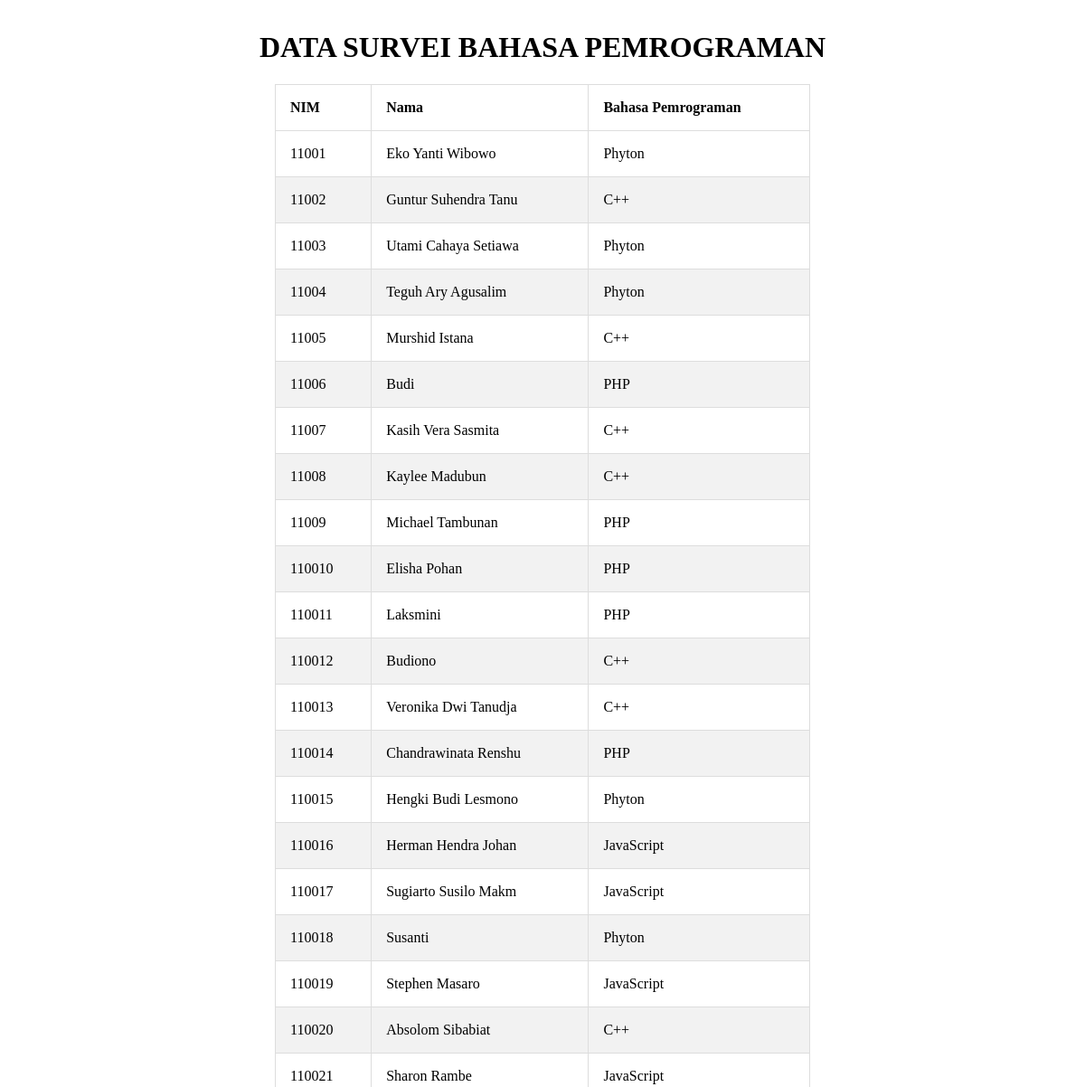
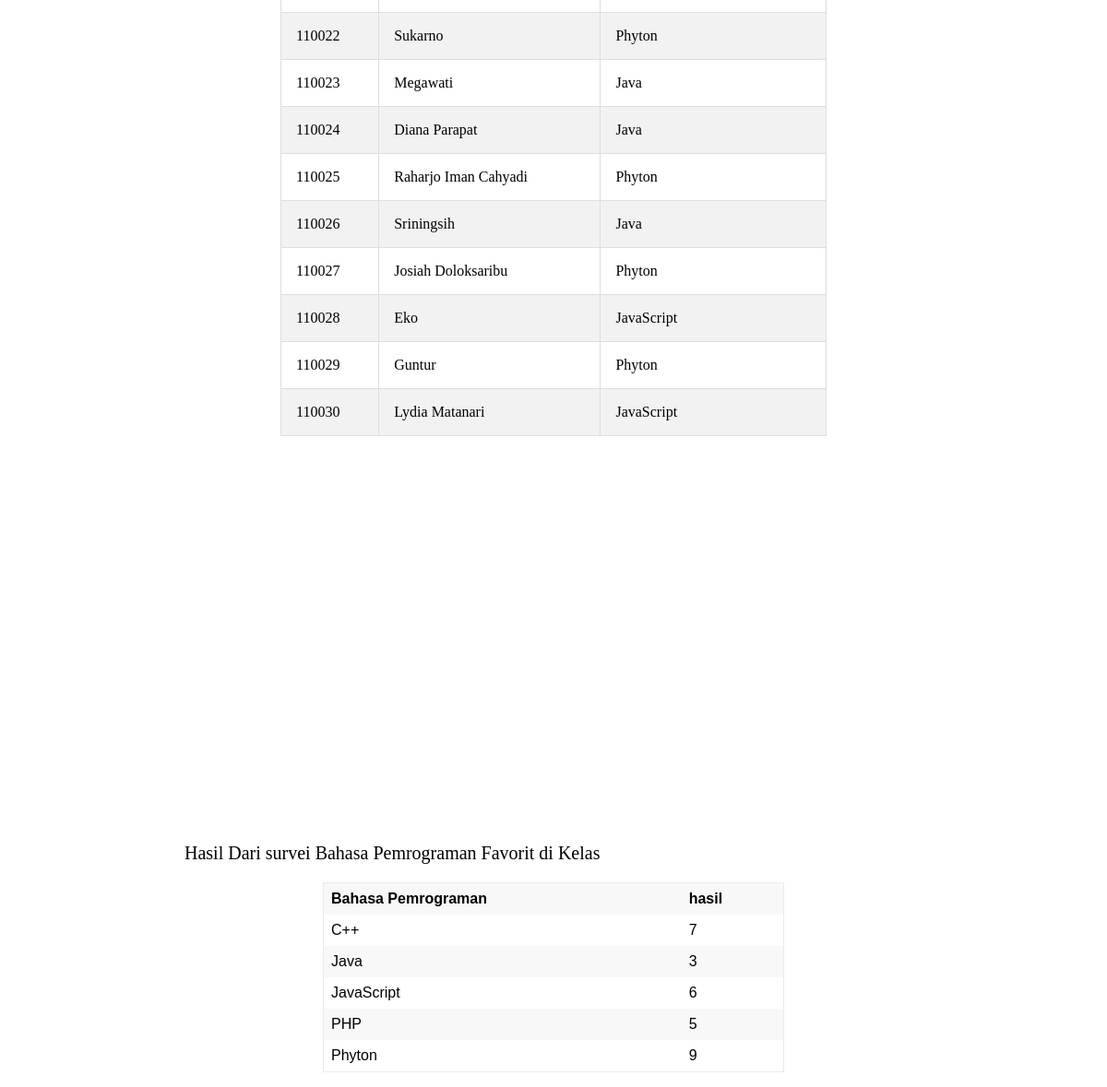
The page /mod41refno1/index.php on the database its author committed (2 pictures, top to bottom).
### tables this page shows
CREATE TABLE `mahasiswa` (
  `nim` int(11) NOT NULL,
  `nama` varchar(20) NOT NULL,
  `bhs_pemrograman` varchar(20) NOT NULL
);

### mod41refno1/index.php (the view, shortened to what this page needs)
<html>
<head>
<link rel="stylesheet" href="style.css">
</head>
<body>
    <div class="row">
        <div class = "column">
         <h1>Data Survei Bahasa Pemrograman</h1>
            <table border="1" align = "center">
                <thead>
                    <tr>
                        <th>NIM</th>
                        <th>Nama</th>
                        <th>Bahasa Pemrograman</th>
                    </tr>
                </thead>
                    <?php
                       require 'koneksi.php';
                        $view = $koneksi -> query("SELECT * FROM mahasiswa");
                        while($row=$view->fetch_array()){
                    ?>
                     <tr>
                          <td><?php echo $row['nim']; ?></td>
                          <td><?php echo $row['nama']; ?></td>
                          <td><?php echo $row['bhs_pemrograman']; ?></td>
                     </tr>
                        <?php }?>
            </table>
        </div>
    </div>
    <figure class="highcharts-figure">
        <div id="container"></div>
          <p class="highcharts-description"> Hasil Dari survei Bahasa Pemrograman Favorit di Kelas</p>
         <table id="datatable">
            <thead>
                 <tr>
                    <th>Bahasa Pemrograman</th>
                    <th>hasil</th>
                </tr>
             </thead>
            <tbody>
                    <?php
                    require 'koneksi.php';
                    $view = $koneksi -> query("SELECT bhs_pemrograman,COUNT(*) AS hasil FROM `mahasiswa` GROUP BY bhs_pemrograman");
                    while($row=$view->fetch_array()){ ?>
                <tr>
                    <td><?php echo $row['bhs_pemrograman']; ?></td>
                    <td><?php echo $row['hasil']; ?></td>
                </tr>
                 <?php }?>
             </tbody>
        </table>
</figure>
</body>
</html>
</body>
</html>

### mod41refno1/style.css (style rules this page uses)
* { box-sizing: border-box; }
p { font-size:20px; }
h1 { text-align: center; text-transform: uppercase; }
.row { display: flex; margin-left:-5px; margin-right:-5px; }
.column { flex: 50%; padding: 5px; }
table { border-collapse: collapse; border-spacing: 0; width: 50%; border: 1px solid #ddd; }
th, td { text-align: left; padding: 16px; }
tr:nth-child(even) { background-color: #f2f2f2; }
#container { height: 400px; }
.highcharts-figure, .highcharts-data-table table { min-width: 310px; max-width: 800px; margin: 1em auto; }
#datatable { font-family: Verdana, sans-serif; border-collapse: collapse; border: 1px solid #EBEBEB; margin: 10px auto; text-align: center; width: 100%; max-width: 500px; }
#datatable th { font-weight: 600; padding: 0.5em; }
#datatable td, #datatable th, #datatable caption { padding: 0.5em; }
#datatable thead tr, #datatable tr:nth-child(even) { background: #f8f8f8; }

### rows shown on the page
mahasiswa: nim "11001", nama "Eko Yanti Wibowo", bhs_pemrograman "Phyton"
mahasiswa: nim "11002", nama "Guntur Suhendra Tanu", bhs_pemrograman "C++"
mahasiswa: nim "11003", nama "Utami Cahaya Setiawa", bhs_pemrograman "Phyton"
mahasiswa: nim "11004", nama "Teguh Ary Agusalim", bhs_pemrograman "Phyton"
mahasiswa: nim "11005", nama "Murshid Istana", bhs_pemrograman "C++"
mahasiswa: nim "11006", nama "Budi", bhs_pemrograman "PHP"
mahasiswa: nim "11007", nama "Kasih Vera Sasmita", bhs_pemrograman "C++"
mahasiswa: nim "11008", nama "Kaylee Madubun", bhs_pemrograman "C++"
mahasiswa: nim "11009", nama "Michael Tambunan", bhs_pemrograman "PHP"
mahasiswa: nim "110010", nama "Elisha Pohan", bhs_pemrograman "PHP"
mahasiswa: nim "110011", nama "Laksmini", bhs_pemrograman "PHP"
mahasiswa: nim "110012", nama "Budiono", bhs_pemrograman "C++"
mahasiswa: nim "110013", nama "Veronika Dwi Tanudja", bhs_pemrograman "C++"
mahasiswa: nim "110014", nama "Chandrawinata Renshu", bhs_pemrograman "PHP"
mahasiswa: nim "110015", nama "Hengki Budi Lesmono", bhs_pemrograman "Phyton"
mahasiswa: nim "110016", nama "Herman Hendra Johan", bhs_pemrograman "JavaScript"
mahasiswa: nim "110017", nama "Sugiarto Susilo Makm", bhs_pemrograman "JavaScript"
mahasiswa: nim "110018", nama "Susanti", bhs_pemrograman "Phyton"
mahasiswa: nim "110019", nama "Stephen Masaro", bhs_pemrograman "JavaScript"
mahasiswa: nim "110020", nama "Absolom Sibabiat", bhs_pemrograman "C++"
mahasiswa: nim "110021", nama "Sharon Rambe", bhs_pemrograman "JavaScript"
mahasiswa: nim "110022", nama "Sukarno", bhs_pemrograman "Phyton"
mahasiswa: nim "110023", nama "Megawati", bhs_pemrograman "Java"
mahasiswa: nim "110024", nama "Diana Parapat", bhs_pemrograman "Java"
mahasiswa: nim "110025", nama "Raharjo Iman Cahyadi", bhs_pemrograman "Phyton"
mahasiswa: nim "110026", nama "Sriningsih", bhs_pemrograman "Java"
mahasiswa: nim "110027", nama "Josiah Doloksaribu", bhs_pemrograman "Phyton"
mahasiswa: nim "110028", nama "Eko", bhs_pemrograman "JavaScript"
mahasiswa: nim "110029", nama "Guntur", bhs_pemrograman "Phyton"
mahasiswa: nim "110030", nama "Lydia Matanari", bhs_pemrograman "JavaScript"

### other values the page prints
$row['bhs_pemrograman'] "C++"
$row['hasil'] "7"
$row['bhs_pemrograman'] "Java"
$row['hasil'] "3"
$row['bhs_pemrograman'] "JavaScript"
$row['hasil'] "6"
$row['bhs_pemrograman'] "PHP"
$row['hasil'] "5"
$row['bhs_pemrograman'] "Phyton"
$row['hasil'] "9"
